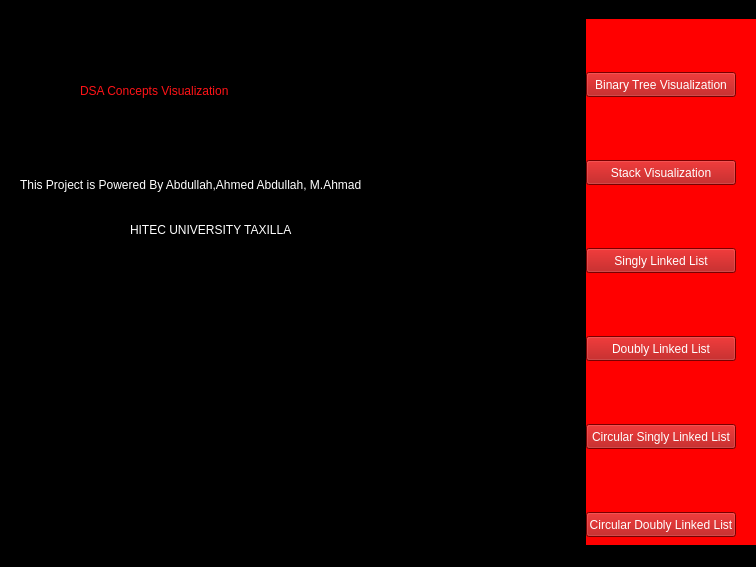
<?xml version="1.0" encoding="UTF-8"?>
<ui version="4.0">
 <class>MainWindow</class>
 <widget class="QMainWindow" name="MainWindow">
  <property name="geometry">
   <rect>
    <x>0</x>
    <y>0</y>
    <width>756</width>
    <height>567</height>
   </rect>
  </property>
  <property name="windowTitle">
   <string>MainWindow</string>
  </property>
  <property name="styleSheet">
   <string notr="true">background-color: rgb(0, 0, 0);</string>
  </property>
  <widget class="QWidget" name="centralwidget">
   <widget class="QWidget" name="verticalWidget_2" native="true">
    <property name="geometry">
     <rect>
      <x>586</x>
      <y>-4</y>
      <width>201</width>
      <height>581</height>
     </rect>
    </property>
    <property name="styleSheet">
     <string notr="true">background-color: rgb(255, 0, 0);</string>
    </property>
    <layout class="QVBoxLayout" name="verticalLayout_2">
     <item>
      <widget class="QPushButton" name="BinaryTree">
       <property name="maximumSize">
        <size>
         <width>150</width>
         <height>25</height>
        </size>
       </property>
       <property name="styleSheet">
        <string notr="true">background-color: rgb(170, 0, 0);
color: rgb(255, 255, 255);</string>
       </property>
       <property name="text">
        <string>Binary Tree Visualization</string>
       </property>
      </widget>
     </item>
     <item>
      <widget class="QPushButton" name="stack_visualization">
       <property name="maximumSize">
        <size>
         <width>150</width>
         <height>25</height>
        </size>
       </property>
       <property name="styleSheet">
        <string notr="true">color: rgb(255, 255, 255);
background-color: rgb(170, 0, 0);</string>
       </property>
       <property name="text">
        <string>Stack Visualization</string>
       </property>
      </widget>
     </item>
     <item>
      <widget class="QPushButton" name="Singly_linkedList">
       <property name="maximumSize">
        <size>
         <width>150</width>
         <height>25</height>
        </size>
       </property>
       <property name="styleSheet">
        <string notr="true">color: rgb(255, 255, 255);
background-color: rgb(170, 0, 0);</string>
       </property>
       <property name="text">
        <string>Singly Linked List</string>
       </property>
      </widget>
     </item>
     <item>
      <widget class="QPushButton" name="DoublyLinkedList">
       <property name="maximumSize">
        <size>
         <width>150</width>
         <height>25</height>
        </size>
       </property>
       <property name="styleSheet">
        <string notr="true">color: rgb(255, 255, 255);
background-color: rgb(170, 0, 0);</string>
       </property>
       <property name="text">
        <string>Doubly Linked List</string>
       </property>
      </widget>
     </item>
     <item>
      <widget class="QPushButton" name="circularsinglylinkedlist">
       <property name="maximumSize">
        <size>
         <width>150</width>
         <height>25</height>
        </size>
       </property>
       <property name="styleSheet">
        <string notr="true">background-color: rgb(170, 0, 0);
color: rgb(255, 255, 255);</string>
       </property>
       <property name="text">
        <string>Circular Singly Linked List</string>
       </property>
      </widget>
     </item>
     <item>
      <widget class="QPushButton" name="circulardoublylinkedlist">
       <property name="maximumSize">
        <size>
         <width>150</width>
         <height>25</height>
        </size>
       </property>
       <property name="styleSheet">
        <string notr="true">background-color: rgb(170, 0, 0);
color: rgb(255, 255, 255);</string>
       </property>
       <property name="text">
        <string>Circular Doubly Linked List</string>
       </property>
      </widget>
     </item>
    </layout>
   </widget>
   <widget class="QWidget" name="verticalWidget" native="true">
    <property name="geometry">
     <rect>
      <x>0</x>
      <y>-10</y>
      <width>581</width>
      <height>531</height>
     </rect>
    </property>
    <widget class="QLabel" name="label_2">
     <property name="geometry">
      <rect>
       <x>20</x>
       <y>160</y>
       <width>541</width>
       <height>31</height>
      </rect>
     </property>
     <property name="styleSheet">
      <string notr="true">font: 16pt &quot;Segoe UI&quot;;
color: rgb(255, 255, 255);
font: 600 9pt &quot;Segoe UI&quot;;
font: 14pt &quot;Segoe UI&quot;;</string>
     </property>
     <property name="text">
      <string>This Project is Powered By Abdullah,Ahmed Abdullah, M.Ahmad</string>
     </property>
    </widget>
    <widget class="QLabel" name="label_3">
     <property name="geometry">
      <rect>
       <x>130</x>
       <y>190</y>
       <width>331</width>
       <height>61</height>
      </rect>
     </property>
     <property name="styleSheet">
      <string notr="true">font: 20pt &quot;Segoe UI&quot;;
color: rgb(255, 255, 255);</string>
     </property>
     <property name="text">
      <string>HITEC UNIVERSITY TAXILLA</string>
     </property>
    </widget>
    <widget class="QLabel" name="label_4">
     <property name="geometry">
      <rect>
       <x>80</x>
       <y>60</y>
       <width>411</width>
       <height>43</height>
      </rect>
     </property>
     <property name="maximumSize">
      <size>
       <width>500</width>
       <height>16777215</height>
      </size>
     </property>
     <property name="styleSheet">
      <string notr="true">color: rgb(170, 0, 0);
font: 600 24pt &quot;Segoe UI&quot;;
color: rgb(255, 19, 23);</string>
     </property>
     <property name="text">
      <string>DSA Concepts Visualization</string>
     </property>
    </widget>
    <widget class="QWidget" name="widget" native="true">
     <property name="geometry">
      <rect>
       <x>120</x>
       <y>250</y>
       <width>371</width>
       <height>191</height>
      </rect>
     </property>
     <property name="styleSheet">
      <string notr="true">image: url(:/new/prefix1/Downloads/OIP-removebg-preview.png);</string>
     </property>
    </widget>
   </widget>
  </widget>
  <widget class="QMenuBar" name="menubar">
   <property name="geometry">
    <rect>
     <x>0</x>
     <y>0</y>
     <width>756</width>
     <height>21</height>
    </rect>
   </property>
   <widget class="QMenu" name="menuDSA_Visualization">
    <property name="title">
     <string>DSA Visualization</string>
    </property>
   </widget>
   <addaction name="menuDSA_Visualization"/>
  </widget>
  <widget class="QStatusBar" name="statusbar"/>
 </widget>
 <resources/>
 <connections/>
</ui>
